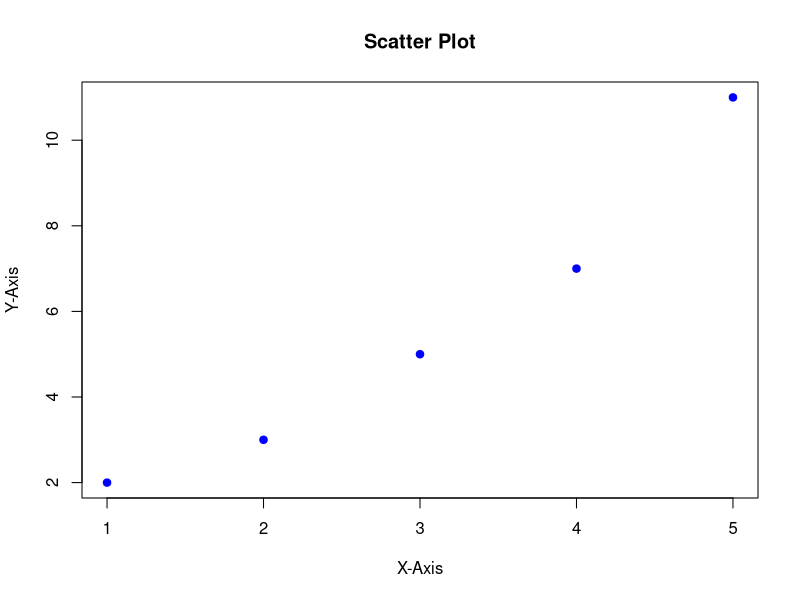

Generate this figure with R:
# Sample data
x <- c(1, 2, 3, 4, 5)
y <- c(2, 3, 5, 7, 11)

# Scatter plot
plot(x, y, main="Scatter Plot", xlab="X-Axis", ylab="Y-Axis", pch=19, col="blue")
